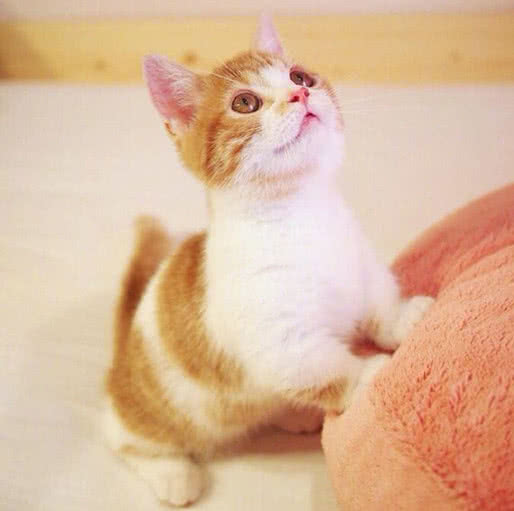
#> input picture Images/Image_01.jpg, 514 x 511 px
$ python ex01.py
#> lines starting #> are read from the running program, lines starting #| are printed output that depends on the picture; after the words box and inside, x2 and y2 are one past the last pixel; in counts of white or black regions, pixels touching at a corner belong together
# ex01.py
import cv2
import numpy as np

image = cv2.imread('Images/Image_01.jpg')  # 读入图片
#> image is the input picture: shape (511, 514, 3); mean B, G, R 155.5, 184.8, 220.7
image2 = cv2.cvtColor(image, cv2.COLOR_RGB2GRAY)  # 转化为灰度图
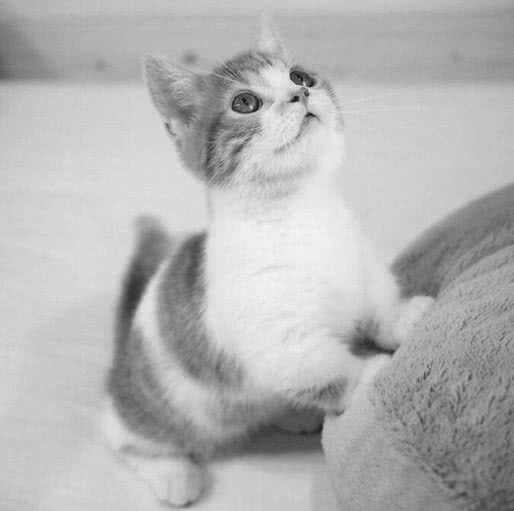
#> image2: shape (511, 514); min 8, max 245, mean 180.2
cv2.imshow("Image", image2)  # 显示灰度图
# cv2.threshold(image2, 188, 255, 0, image2)  # cv2中的二值化函数


def my_threshold(img, thresholdValue):  # 定义二值化函数
#> called with thresholdValue = 188
    imgInFo = img.shape
#> imgInFo = (511, 514)
    x = imgInFo[0]
#> x = 511
    y = imgInFo[1]
#> y = 514
    new_img = np.zeros(img.shape)
    for i in range(x):
        for j in range(y):
            if img[i, j] >= thresholdValue:  # 灰度值大于阈值的调整为255
                new_img[i, j] = 255
            else:  # 灰度值小于阈值的调整为0
                new_img[i, j] = 0
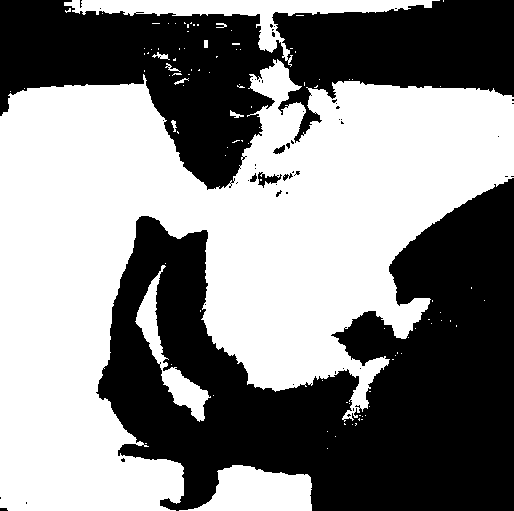
#> new_img: shape (511, 514) float64; 52.4% white; 52 black regions (45 under 20 px), largest, box (x1, y1, x2, y2) and area: (96, 178, 514, 511) 77530, (0, 0, 514, 190) 46984, (258, 172, 282, 188) 168
    return new_img


image3 = my_threshold(image2, 188)

cv2.imshow("Result", image3)  # 显示二值化的结果

cv2.waitKey(0)
cv2.imwrite('result_01_ori.jpg', image2)    # 保存当前灰度值处理过后的文件
cv2.imwrite('result_01_thr.jpg', image3)    # 保存当前灰度值处理过后的文件

$ run again, with Images/Image_02.jpg copied over Images/Image_01.jpg
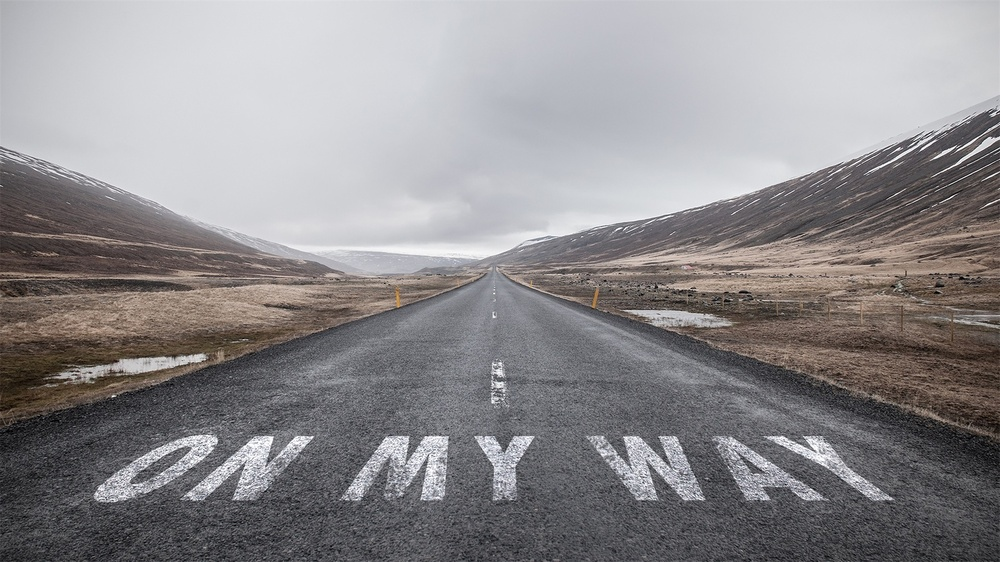
#> input picture Images/Image_02.jpg, 1000 x 562 px, shrunk from 1920 x 1080 before the run
#> image is the input picture: shape (562, 1000, 3); mean B, G, R 141.3, 139.2, 141.8
#> after the loop in my_threshold, `for i in range(x):`:
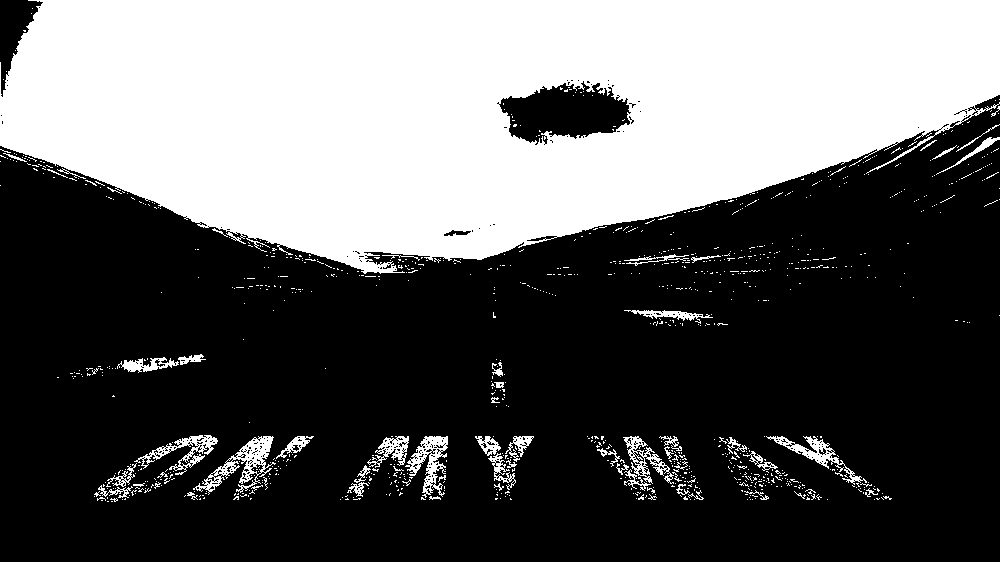
#> new_img: shape (562, 1000) float64; 37.6% white; 997 white regions (935 under 20 px), largest, box (x1, y1, x2, y2) and area: (0, 0, 1000, 274) 198173, (193, 436, 276, 495) 1338, (405, 436, 448, 498) 1040

$ run again, with Images/Image_04.jpg copied over Images/Image_01.jpg
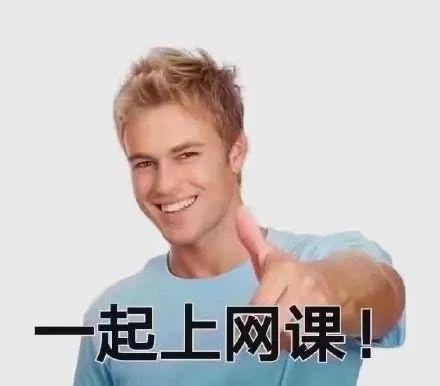
#> input picture Images/Image_04.jpg, 440 x 386 px
#> image is the input picture: shape (386, 440, 3); mean B, G, R 194.4, 195.7, 202.4
#> `image2 = cv2.cvtColor(image, cv2.COLOR_RGB2GRAY)`:
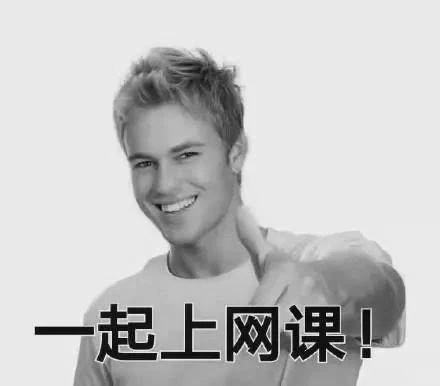
#> image2: shape (386, 440); min 0, max 254, mean 196.1
#> after the loop in my_threshold, `for i in range(x):`:
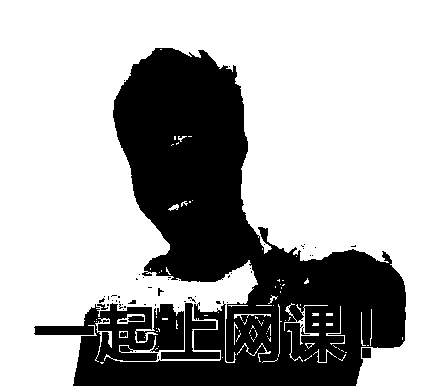
#> new_img: shape (386, 440) float64; 68% white; 57 black regions (49 under 20 px), largest, box (x1, y1, x2, y2) and area: (34, 48, 406, 386) 53025, (161, 303, 220, 360) 956, (362, 348, 371, 358) 90

$ run again, with Images/Image_05.jpg copied over Images/Image_01.jpg
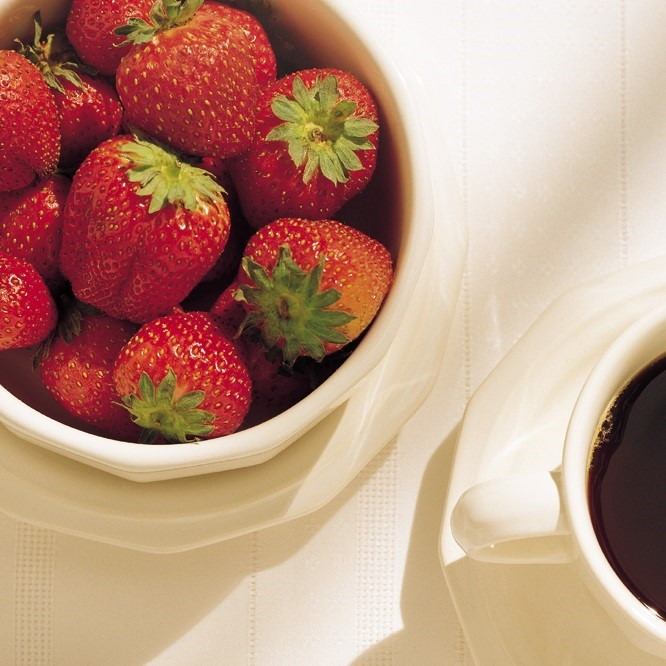
#> input picture Images/Image_05.jpg, 666 x 666 px
#> image is the input picture: shape (666, 666, 3); mean B, G, R 126.5, 145.8, 186.3
#> `image2 = cv2.cvtColor(image, cv2.COLOR_RGB2GRAY)`:
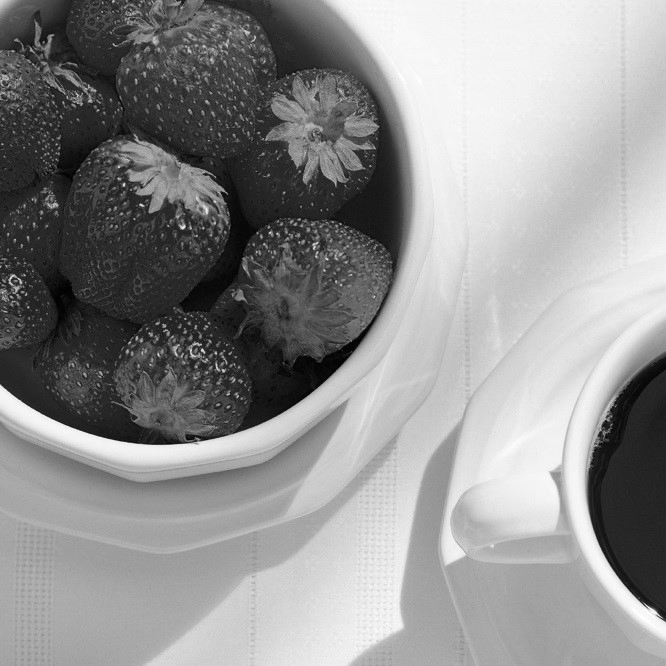
#> image2: shape (666, 666); min 0, max 255, mean 144.7
#> after the loop in my_threshold, `for i in range(x):`:
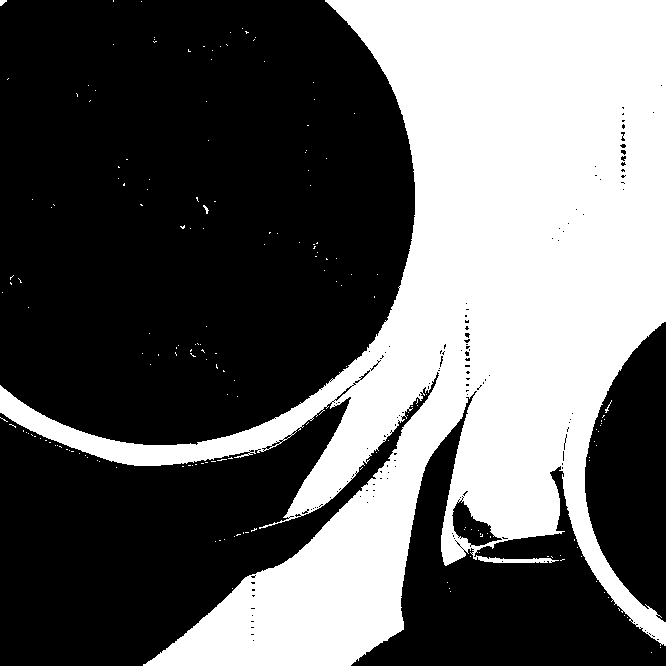
#> new_img: shape (666, 666) float64; 38.8% white; 186 white regions (182 under 20 px), largest, box (x1, y1, x2, y2) and area: (0, 0, 666, 666) 171858, (0, 0, 7, 6) 28, (203, 205, 209, 214) 23, (605, 400, 612, 413) 21
